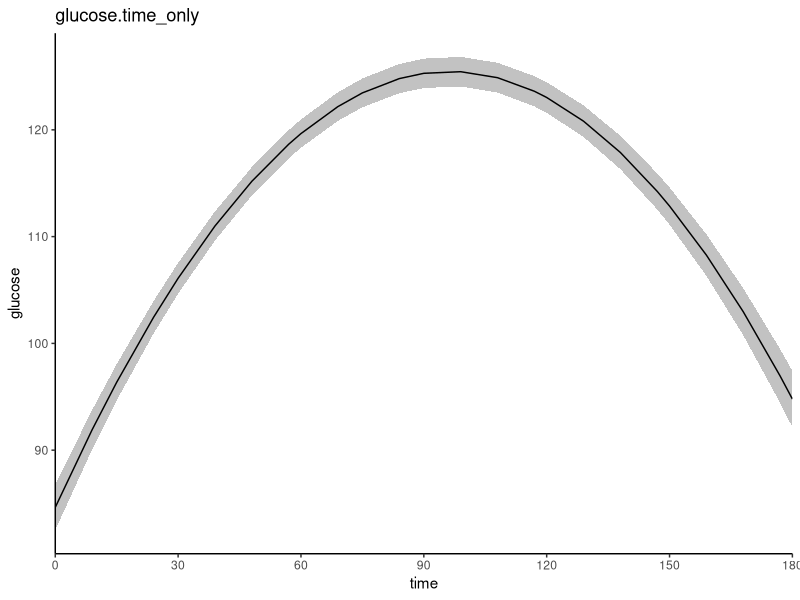
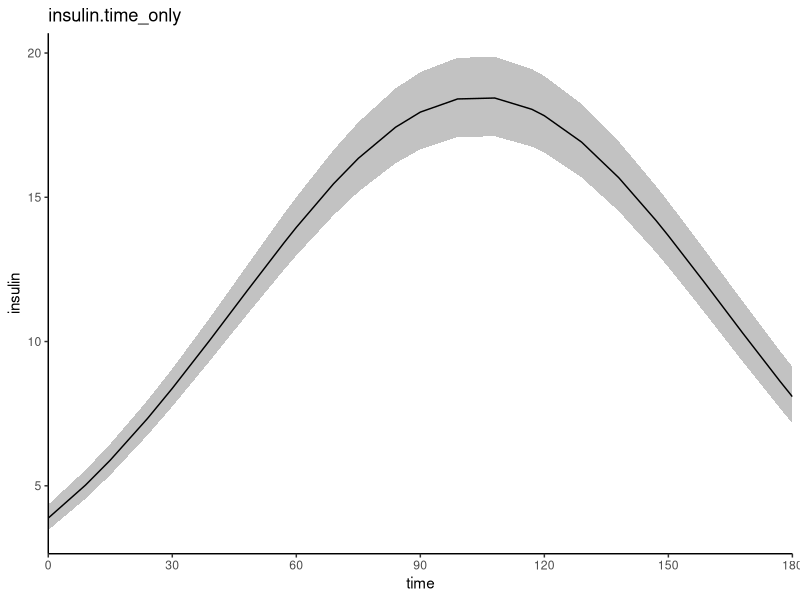
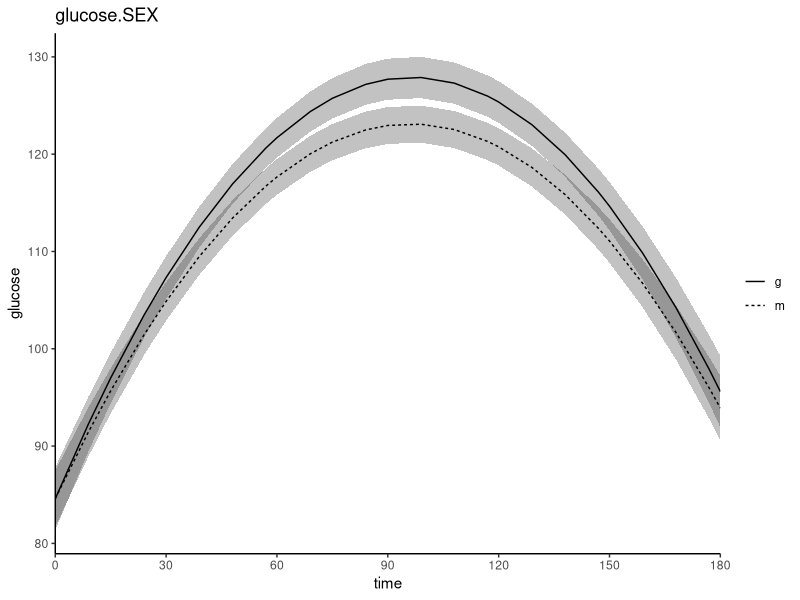
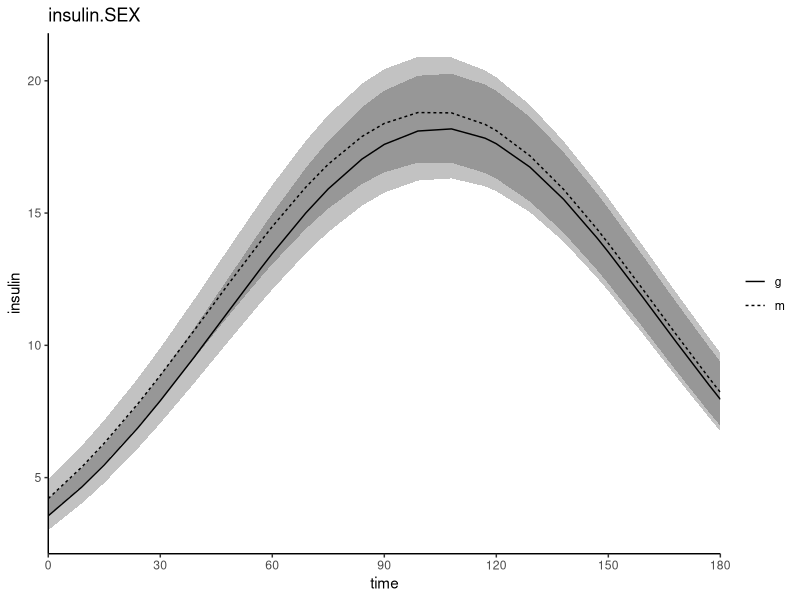
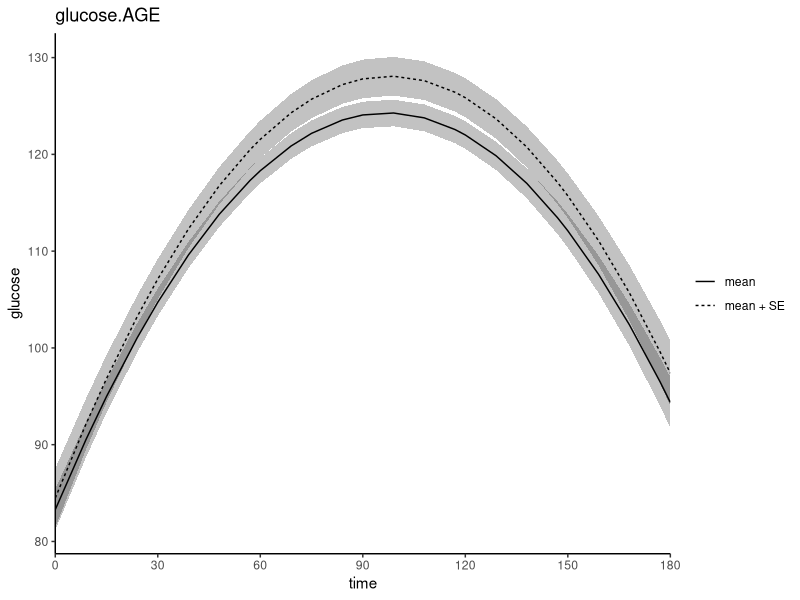
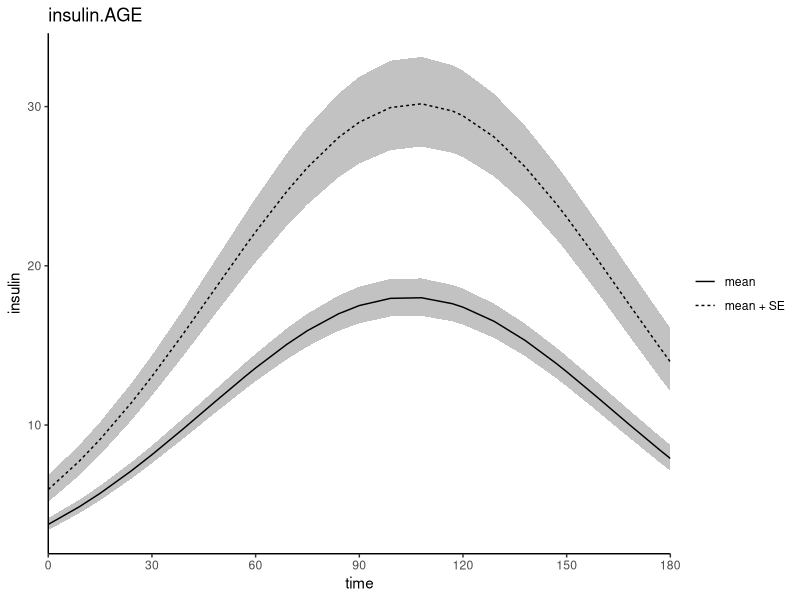
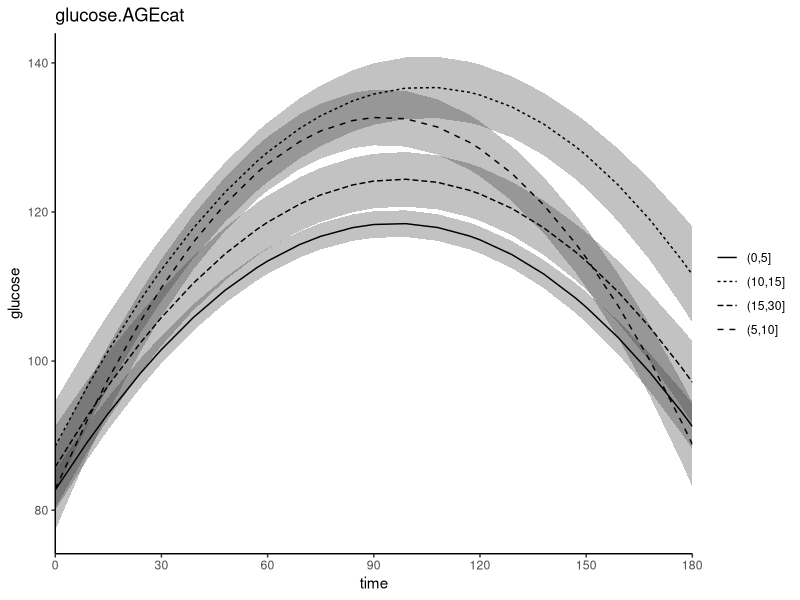
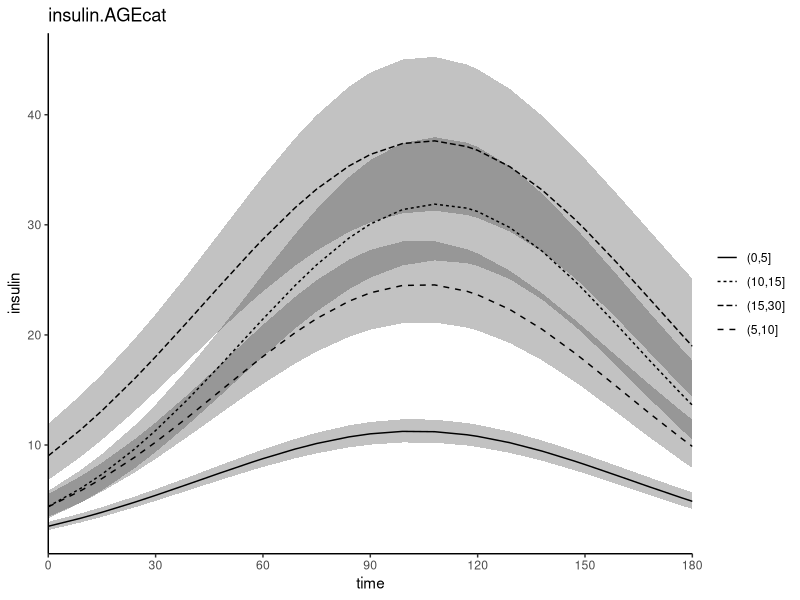

R code for these plots, in order:
## ---- chunk 1
knitr::opts_chunk$set(echo = FALSE, warning=FALSE)
library(knitr)
library(dplyr)
library(ggplot2)
## ---- chunk 2
w <- read.csv("results-wald.csv", as.is=TRUE)
w %>% kable(digits=c(0,0,2,0,4))
## ---- chunk 3
d <- read.csv("results-fit.csv", as.is=TRUE)
d$p <- d$predicted.value
d$lo <- d$predicted.value - d$standard.error
d$hi <- d$predicted.value + d$standard.error
d$p <- ifelse(d$response=="insulin", exp(d$p), d$p)
d$lo <- ifelse(d$response=="insulin", exp(d$lo), d$lo)
d$hi <- ifelse(d$response=="insulin", exp(d$hi), d$hi)

ds <- split(d, d[,c("response", "var")])

## put plots in the starting order
foo <- unique(d[,c("response", "var")])
foo$v <- paste(foo$response, foo$var, sep=".")
stopifnot(foo$v %in% names(ds))
foo$var <- factor(foo$var, levels=unique(foo$var))
foo <- foo[order(foo$var, foo$response),]
ds <- ds[foo$v]

## fix the level names for continuous variables
for(i in seq_along(ds)) {
  foo <- as.numeric(as.character(ds[[i]]$level))
  if(!any(is.na(foo))) {
    #ds[[i]]$level <- paste(round(foo,2))
    ds[[i]]$level <- factor(foo, labels=c("mean", "mean + SE"))
  } else {
    ds[[i]]$level <- factor(ds[[i]]$level)
  }
}

## make the plots
ps <- lapply(seq_along(ds), function(i) {
  p <- ggplot(ds[[i]]) + 
    aes(time, p, ymin=lo, ymax=hi, group=level, linetype=level) + 
    geom_ribbon(alpha=0.3, linetype=0) +
    geom_line() +
    ggtitle(names(ds)[i]) + ylab(ds[[i]]$response[1]) +
    scale_x_continuous(breaks=(0:6)*30, expand=c(0,0)) +
    theme_classic() +
    theme(legend.title=element_blank())
  if(nlevels(ds[[i]]$level)==1) {
    p <- p + guides(linetype=FALSE)
  }
  p
})
names(ps) <- names(ds)

tmp <- subset(ds$insulin.Breed, time==60, select=c(level, p, time))
ps$insulin.Breed <- ps$insulin.Breed + 
  geom_text(aes(x=time, y=p, label=level), data=tmp, inherit.aes=FALSE)

tmp <- subset(ds$glucose.Breed, time==120, select=c(level, p, time))
ps$glucose.Breed <- ps$glucose.Breed + 
  geom_text(aes(x=time, y=p, label=level), data=tmp, inherit.aes=FALSE)


for(p in ps) plot(p)


## make the plots
# for(i in seq_along(ds)) {
#   p <- ggplot(ds[[i]]) + aes(time, p, group=level, color=level) + 
#     geom_line() +
#     geom_line(aes(y=lo), lty=2) +
#     geom_line(aes(y=hi), lty=2) +
#     ggtitle(names(ds)[i]) + ylab(ds[[i]]$response[1]) +
#     scale_x_continuous(breaks=(0:6)*30) +
#     theme(legend.title=element_blank())
#   if(nlevels(ds[[i]]$level)<=2) {
#     p <- p + scale_color_manual(values=c("black", "blue"))
#   }
#   if(nlevels(ds[[i]]$level)==1) {
#     p <- p + guides(color=FALSE)
#   }
#   plot(p)
# }
